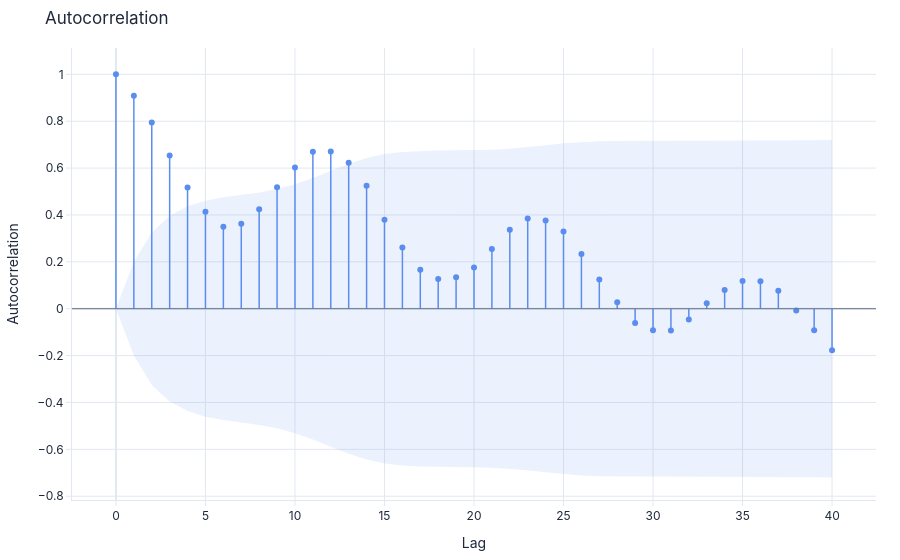

This figure's notebook cell:
### Code cell
# ACF and PACF to check stationarity

acf(ts_data["sales"].to_timestamp()).show()

### Figure 1 — Plotly figure (JSON) as saved in the notebook; plotly's stock layout.template omitted (floating-point values rounded to 4 significant figures)
{"data": [{"fill": "toself", "fillcolor": "rgba(91,141,239,0.12)", "hoverinfo": "skip", "line": {"width": 0}, "showlegend": false, "type": "scatter", "x": [0, 1, 2, 3, 4, 5, 6, 7, 8, 9, 10, 11, 12, 13, 14, 15, 16, 17, 18, 19, 20, 21, 22, 23, 24, 25, 26, 27, 28, 29, 30, 31, 32, 33, 34, 35, 36, 37, 38, 39, 40, 40, 39, 38, 37, 36, 35, 34, 33, 32, 31, 30, 29, 28, 27, 26, 25, 24, 23, 22, 21, 20, 19, 18, 17, 16, 15, 14, 13, 12, 11, 10, 9, 8, 7, 6, 5, 4, 3, 2, 1, 0], "y": [0, 0.2, 0.3257, 0.3957, 0.4368, 0.4606, 0.4752, 0.4854, 0.4961, 0.5105, 0.5311, 0.5578, 0.5891, 0.6189, 0.6435, 0.6604, 0.6691, 0.6731, 0.6748, 0.6757, 0.6768, 0.6786, 0.6825, 0.6891, 0.6976, 0.7057, 0.7118, 0.7149, 0.7158, 0.7158, 0.716, 0.7165, 0.717, 0.7171, 0.7171, 0.7175, 0.7182, 0.719, 0.7193, 0.7193, 0.7198, -0.7198, -0.7193, -0.7193, -0.719, -0.7182, -0.7175, -0.7171, -0.7171, -0.717, -0.7165, -0.716, -0.7158, -0.7158, -0.7149, -0.7118, -0.7057, -0.6976, -0.6891, -0.6825, -0.6786, -0.6768, -0.6757, -0.6748, -0.6731, -0.6691, -0.6604, -0.6435, -0.6189, -0.5891, -0.5578, -0.5311, -0.5105, -0.4961, -0.4854, -0.4752, -0.4606, -0.4368, -0.3957, -0.3257, -0.2, 0]}, {"hovertemplate": "Lag: %{x}<br>ACF: %{y:.3f}<extra></extra>", "marker": {"color": "#5B8DEF", "size": 6}, "mode": "markers", "showlegend": false, "type": "scatter", "x": [0, 1, 2, 3, 4, 5, 6, 7, 8, 9, 10, 11, 12, 13, 14, 15, 16, 17, 18, 19, 20, 21, 22, 23, 24, 25, 26, 27, 28, 29, 30, 31, 32, 33, 34, 35, 36, 37, 38, 39, 40], "y": [1.0, 0.9085, 0.7947, 0.6532, 0.5169, 0.4139, 0.3492, 0.3628, 0.4244, 0.518, 0.6025, 0.6701, 0.6712, 0.6224, 0.5246, 0.3794, 0.2614, 0.1661, 0.127, 0.1347, 0.1758, 0.2552, 0.3374, 0.3845, 0.3764, 0.3294, 0.2335, 0.1247, 0.02774, -0.06152, -0.09155, -0.09251, -0.04619, 0.02337, 0.07939, 0.1183, 0.1171, 0.07632, -0.008143, -0.09201, -0.1775]}], "layout": {"font": {"color": "#1E293B", "family": "Inter, system-ui, sans-serif", "size": 12}, "hoverlabel": {"bgcolor": "white", "bordercolor": "#E2E8F0", "font": {"family": "Inter, system-ui, sans-serif", "size": 12}}, "legend": {"bgcolor": "rgba(0,0,0,0)", "borderwidth": 0, "orientation": "h", "x": 0, "y": -0.18}, "margin": {"b": 48, "l": 56, "r": 24, "t": 48}, "paper_bgcolor": "rgba(0,0,0,0)", "plot_bgcolor": "rgba(0,0,0,0)", "shapes": [{"line": {"color": "#5B8DEF", "width": 1.5}, "type": "line", "x0": 0, "x1": 0, "y0": 0, "y1": 1}, {"line": {"color": "#5B8DEF", "width": 1.5}, "type": "line", "x0": 1, "x1": 1, "y0": 0, "y1": 0.9085}, {"line": {"color": "#5B8DEF", "width": 1.5}, "type": "line", "x0": 2, "x1": 2, "y0": 0, "y1": 0.7947}, {"line": {"color": "#5B8DEF", "width": 1.5}, "type": "line", "x0": 3, "x1": 3, "y0": 0, "y1": 0.6532}, {"line": {"color": "#5B8DEF", "width": 1.5}, "type": "line", "x0": 4, "x1": 4, "y0": 0, "y1": 0.5169}, {"line": {"color": "#5B8DEF", "width": 1.5}, "type": "line", "x0": 5, "x1": 5, "y0": 0, "y1": 0.4139}, {"line": {"color": "#5B8DEF", "width": 1.5}, "type": "line", "x0": 6, "x1": 6, "y0": 0, "y1": 0.3492}, {"line": {"color": "#5B8DEF", "width": 1.5}, "type": "line", "x0": 7, "x1": 7, "y0": 0, "y1": 0.3628}, {"line": {"color": "#5B8DEF", "width": 1.5}, "type": "line", "x0": 8, "x1": 8, "y0": 0, "y1": 0.4244}, {"line": {"color": "#5B8DEF", "width": 1.5}, "type": "line", "x0": 9, "x1": 9, "y0": 0, "y1": 0.518}, {"line": {"color": "#5B8DEF", "width": 1.5}, "type": "line", "x0": 10, "x1": 10, "y0": 0, "y1": 0.6025}, {"line": {"color": "#5B8DEF", "width": 1.5}, "type": "line", "x0": 11, "x1": 11, "y0": 0, "y1": 0.6701}, {"line": {"color": "#5B8DEF", "width": 1.5}, "type": "line", "x0": 12, "x1": 12, "y0": 0, "y1": 0.6712}, {"line": {"color": "#5B8DEF", "width": 1.5}, "type": "line", "x0": 13, "x1": 13, "y0": 0, "y1": 0.6224}, {"line": {"color": "#5B8DEF", "width": 1.5}, "type": "line", "x0": 14, "x1": 14, "y0": 0, "y1": 0.5246}, {"line": {"color": "#5B8DEF", "width": 1.5}, "type": "line", "x0": 15, "x1": 15, "y0": 0, "y1": 0.3794}, {"line": {"color": "#5B8DEF", "width": 1.5}, "type": "line", "x0": 16, "x1": 16, "y0": 0, "y1": 0.2614}, {"line": {"color": "#5B8DEF", "width": 1.5}, "type": "line", "x0": 17, "x1": 17, "y0": 0, "y1": 0.1661}, {"line": {"color": "#5B8DEF", "width": 1.5}, "type": "line", "x0": 18, "x1": 18, "y0": 0, "y1": 0.127}, {"line": {"color": "#5B8DEF", "width": 1.5}, "type": "line", "x0": 19, "x1": 19, "y0": 0, "y1": 0.1347}, {"line": {"color": "#5B8DEF", "width": 1.5}, "type": "line", "x0": 20, "x1": 20, "y0": 0, "y1": 0.1758}, {"line": {"color": "#5B8DEF", "width": 1.5}, "type": "line", "x0": 21, "x1": 21, "y0": 0, "y1": 0.2552}, {"line": {"color": "#5B8DEF", "width": 1.5}, "type": "line", "x0": 22, "x1": 22, "y0": 0, "y1": 0.3374}, {"line": {"color": "#5B8DEF", "width": 1.5}, "type": "line", "x0": 23, "x1": 23, "y0": 0, "y1": 0.3845}, {"line": {"color": "#5B8DEF", "width": 1.5}, "type": "line", "x0": 24, "x1": 24, "y0": 0, "y1": 0.3764}, {"line": {"color": "#5B8DEF", "width": 1.5}, "type": "line", "x0": 25, "x1": 25, "y0": 0, "y1": 0.3294}, {"line": {"color": "#5B8DEF", "width": 1.5}, "type": "line", "x0": 26, "x1": 26, "y0": 0, "y1": 0.2335}, {"line": {"color": "#5B8DEF", "width": 1.5}, "type": "line", "x0": 27, "x1": 27, "y0": 0, "y1": 0.1247}, {"line": {"color": "#5B8DEF", "width": 1.5}, "type": "line", "x0": 28, "x1": 28, "y0": 0, "y1": 0.02774}, {"line": {"color": "#5B8DEF", "width": 1.5}, "type": "line", "x0": 29, "x1": 29, "y0": 0, "y1": -0.06152}, {"line": {"color": "#5B8DEF", "width": 1.5}, "type": "line", "x0": 30, "x1": 30, "y0": 0, "y1": -0.09155}, {"line": {"color": "#5B8DEF", "width": 1.5}, "type": "line", "x0": 31, "x1": 31, "y0": 0, "y1": -0.09251}, {"line": {"color": "#5B8DEF", "width": 1.5}, "type": "line", "x0": 32, "x1": 32, "y0": 0, "y1": -0.04619}, {"line": {"color": "#5B8DEF", "width": 1.5}, "type": "line", "x0": 33, "x1": 33, "y0": 0, "y1": 0.02337}, {"line": {"color": "#5B8DEF", "width": 1.5}, "type": "line", "x0": 34, "x1": 34, "y0": 0, "y1": 0.07939}, {"line": {"color": "#5B8DEF", "width": 1.5}, "type": "line", "x0": 35, "x1": 35, "y0": 0, "y1": 0.1183}, {"line": {"color": "#5B8DEF", "width": 1.5}, "type": "line", "x0": 36, "x1": 36, "y0": 0, "y1": 0.1171}, {"line": {"color": "#5B8DEF", "width": 1.5}, "type": "line", "x0": 37, "x1": 37, "y0": 0, "y1": 0.07632}, {"line": {"color": "#5B8DEF", "width": 1.5}, "type": "line", "x0": 38, "x1": 38, "y0": 0, "y1": -0.008143}, {"line": {"color": "#5B8DEF", "width": 1.5}, "type": "line", "x0": 39, "x1": 39, "y0": 0, "y1": -0.09201}, {"line": {"color": "#5B8DEF", "width": 1.5}, "type": "line", "x0": 40, "x1": 40, "y0": 0, "y1": -0.1775}, {"line": {"color": "#64748B", "width": 1}, "type": "line", "x0": 0, "x1": 1, "xref": "x domain", "y0": 0, "y1": 0, "yref": "y"}], "showlegend": false, "title": {"text": "Autocorrelation"}, "xaxis": {"automargin": true, "gridcolor": "#E2E8F0", "linecolor": "#E2E8F0", "tickcolor": "#E2E8F0", "ticks": "outside", "title": {"text": "Lag"}, "zerolinecolor": "#E2E8F0"}, "yaxis": {"automargin": true, "gridcolor": "#E2E8F0", "linecolor": "#E2E8F0", "tickcolor": "#E2E8F0", "ticks": "outside", "title": {"text": "Autocorrelation"}, "zerolinecolor": "#E2E8F0"}}}
